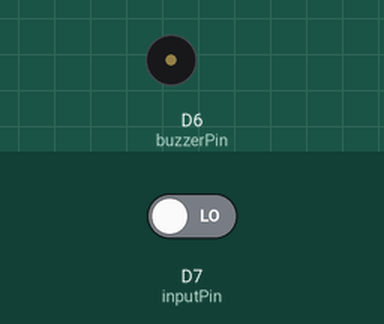
Simulated run of this sketch. Board: ESP8266 (NodeMCU). On the bench: buzzer (waves = sounding, pin HIGH). Inputs (shaded band) come from the test bench; at power-on: D7 (inputPin) LOW. WiFi joins after 1.5 s; servers stay silent unless stated; web services answer with replies made up by the test bench; what the sketch prints to the serial monitor is not drawn.

Above: at 2.7 s.
2.8 s: D7 (inputPin) driven HIGH
At 3.2 s:
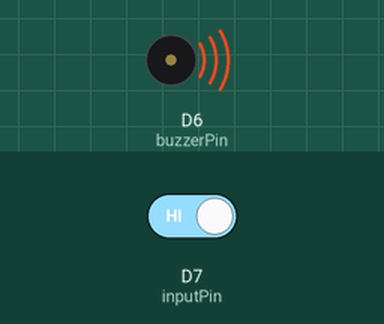
4.3 s: D7 (inputPin) driven LOW
At 5.6 s:
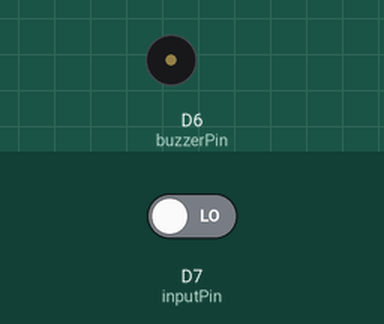
Timing chart, 0 to 7.3 s (numbered marks = the images above; inputs shaded):
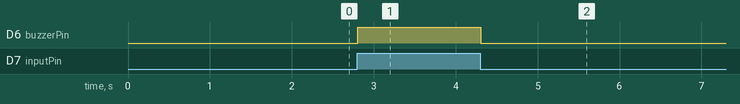

The sketch:

codeComplete.ino
```cpp
#include <ESP8266WiFi.h>
#include <ESP8266HTTPClient.h>
#include <WiFiClient.h>
#include <UrlEncode.h>

const char* ssid = "POCO M6 Pro";      // Nombre de la red WiFi
const char* password = "s2ggm4pk68vxrir";  // Contraseña de la red WiFi

String phoneNumber = "+56926882465";   // Número de teléfono (con código de país)
String apiKey = "2003346";             // Clave de API para el servicio de WhatsApp

int inputPin = 13;                    // Pin de entrada del sensor PIR (D7)
int pirState = LOW;                   // Estado inicial (sin movimiento)
int val = 0;                           // Variable para leer el valor del sensor PIR
int buzzerPin = D6;                   // Pin del buzzer (D6)
unsigned long lastMotionTime = 0;     // Tiempo del último movimiento detectado
unsigned long debounceDelay = 3000;   // Tiempo de retardo de 3 segundos (3000 ms)

void sendMessage(String message) {
  // Datos a enviar con la solicitud HTTP POST
  String url = "http://api.callmebot.com/whatsapp.php?phone=" + phoneNumber + "&apikey=" + apiKey + "&text=" + urlEncode(message);
  WiFiClient client;
  HTTPClient http;
  http.begin(client, url);

  // Especificar el encabezado Content-Type
  http.addHeader("Content-Type", "application/x-www-form-urlencoded");

  // Enviar la solicitud HTTP POST
  int httpResponseCode = http.POST(url);
  if (httpResponseCode == 200){
    Serial.println("Mensaje enviado con éxito");
  }
  else{
    Serial.println("Error al enviar el mensaje");
    Serial.print("Código de respuesta HTTP: ");
    Serial.println(httpResponseCode);
  }

  // Liberar recursos
  http.end();
}

void setup() {
  pinMode(inputPin, INPUT);          // Configurar el pin del PIR como entrada
  pinMode(buzzerPin, OUTPUT);        // Configurar el pin del buzzer como salida
  Serial.begin(9600);                // Iniciar la comunicación serial

  WiFi.begin(ssid, password);        // Conectar a la red WiFi
  Serial.println("Conectando a WiFi...");
  while (WiFi.status() != WL_CONNECTED) {
    delay(500);
    Serial.print(".");
  }
  Serial.println("");
  Serial.print("Conectado a la red WiFi con IP: ");
  Serial.println(WiFi.localIP());
}

void loop() {
  val = digitalRead(inputPin);  // Leer el estado del sensor PIR

  // Si el sensor PIR detecta movimiento y el estado anterior era sin movimiento
  if (val == HIGH && pirState == LOW) {
    Serial.println("Movimiento detectado!");  // Notificar movimiento
    digitalWrite(buzzerPin, HIGH);            // Encender el buzzer
    pirState = HIGH;                          // Cambiar el estado a "con movimiento"
    lastMotionTime = millis();                // Registrar el tiempo en que se detectó el movimiento

    // Enviar mensaje de WhatsApp cuando se detecta movimiento
    sendMessage("¡Alerta! Movimiento detectado en tu hogar.");
  }
  // Si el sensor PIR deja de detectar movimiento y el estado anterior era con movimiento
  else if (val == LOW && pirState == HIGH) {
    Serial.println("Sin movimiento!");  // Notificar que ya no hay movimiento
    digitalWrite(buzzerPin, LOW);       // Apagar el buzzer
    pirState = LOW;                     // Cambiar el estado a "sin movimiento"
  }

  // Añadir un pequeño retardo para evitar lecturas demasiado rápidas
  delay(100);  // 100 ms de retardo (ajustable según tus necesidades)
}
```

Measured:
- after the input at 2.8 s, D6 (buzzerPin): LOW → HIGH at once
- after the input at 4.3 s, D6 (buzzerPin): HIGH → LOW at once
